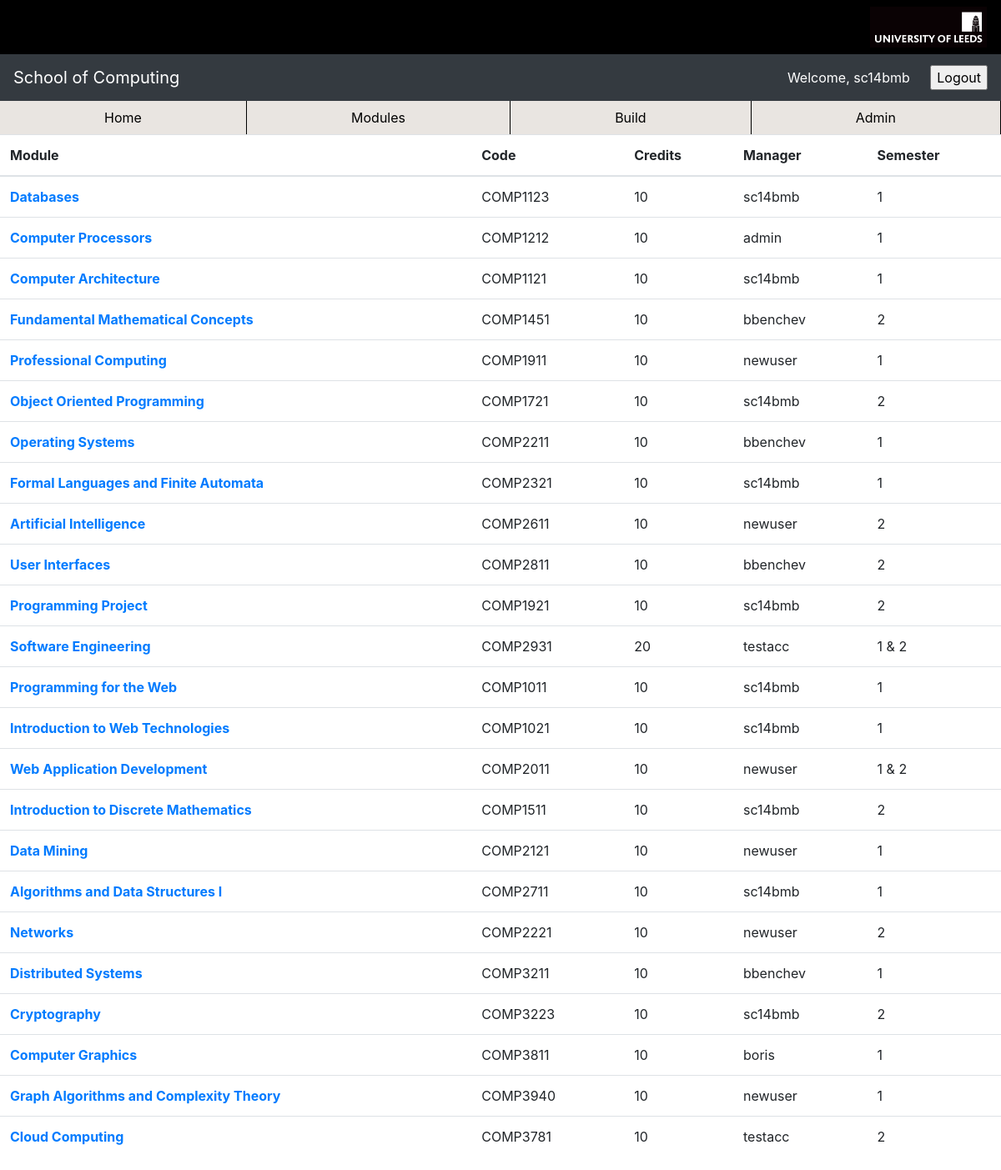
Page /modules/ (signed in) on the committed database.
### builder/models.py (models this page shows, shortened)
class Module(models.Model):
    COMPULSORY = "C"
    OPTIONAL = "O"
    DISCOVERY = "D"
    MODULE_TYPES = (
        (COMPULSORY, "Compulsory"),
        (OPTIONAL, "Optional"),
        (DISCOVERY, "Discovery")
    )
    SEMESTERS = (
        ("1", "1"),
        ("2", "2"),
        ("1 & 2", "1 & 2")
    )
    title = models.CharField(max_length=100)
    code = models.CharField(max_length=15)
    credits = models.CharField(max_length=2, default="10")
    manager = models.ForeignKey(User, on_delete=models.CASCADE, default="00")
    taught_semester = models.CharField(max_length=5, choices=SEMESTERS, default=SEMESTERS[0])
    module_type = models.CharField(max_length=1, choices=MODULE_TYPES,
        default=COMPULSORY, blank=False)
    level = models.CharField(max_length=1)
    prerequisites = models.ManyToManyField('self', symmetrical=False,
        related_name='is_prerequisite_of', blank=True, limit_choices_to=Q(level='1') | Q(level='2'))

### builder/views.py (the view)
# urls.py: path('modules/', views.get_modules, name="modules"),
def get_modules(request):
    context = {"modules": Module.objects.all()}
    return render(request, "modules.html", context)

### templates/modules.html (shortened to what this page needs)
{% extends "base.html" %}
{% block content %}
<table class="table">
  <thead>
    <tr>
      <th scope="col">Module</th>
      <th scope="col">Code</th>
      <th scope="col">Credits</th>
      <th scope="col">Manager</th>
      <th scope="col">Semester</th>
    </tr>
  </thead>
  <tbody>
  {% for module in modules %}
    <tr>
      <th scope="row"><a href="/modules/{{module.id}}">{{module.title}}</a></th>
      <td>{{module.code}}</td>
      <td>{{module.credits}}</td>
      <td>{{module.manager}}</td>
      <td>{{module.taught_semester}}</td>
    </tr>
  {% endfor %}
  </tbody>
</table>
{% endblock %}

### templates/base.html (shortened to what this page needs)
<!DOCTYPE html>
<html lang="en">
<head>
  <link rel="stylesheet" href="https://maxcdn.bootstrapcdn.com/bootstrap/4.0.0/css/bootstrap.min.css">
  {% load static %}
  <link rel="stylesheet" href="{% static 'css/styles.css' %}">
  <link rel="stylesheet" href="{% static 'css/builder.css' %}">
</head>
<body>
  <ul class="nav justify-content-end" style="background: black;">
  <li class="nav-item">
    <a class="nav-link" href="http://www.leeds.ac.uk">
        <img src="{% static 'images/uol_logo.png' %}" width="140" alt="University of Leeds">
    </a>
  </ul>
  <nav class="navbar navbar-dark bg-dark">
    <a class="navbar-brand" href="{% url 'home' %}">School of Computing</a>
    {% if user.is_authenticated %}
    <form class="logout-button" action="{% url 'logout' %}" method="post">
      <p class="greeting"> Welcome, {{user.username}} </p>
      <input type="submit" value="Logout">
    </form>
    {% else %}
    <form class="logout-button" action="{% url 'index' %}" method="post">
      {% csrf_token %}
      <input type="submit" value="Login">
    </form>
    {% endif %}
  </nav>
  <ul class="nav nav-pills nav-fill" style="background: #e9e5e1;">
    <li class="nav-item">
      <a class="nav-link" href="{% url 'home' %}">Home</a>
    </li>
    <li class="nav-item">
      <a class="nav-link" href="{% url 'modules' %}">Modules</a>
    </li>
    <li class="nav-item">
      <a class="nav-link" href="{% url 'build' %}">Build</a>
    </li>
    <li class="nav-item">
      <a class="nav-link" href="/admin">Admin</a>
    </li>
  </ul>
  {% block content %}
  {% endblock %}
</body>
</html>

### builder/static/css/styles.css (style rules this page uses)
.nav-item { border-right: 1px solid black; }
.nav-link { color: black; }
.greeting { color: #fff; display: inline; margin-right: 20px; }

### rows in the picture
Module: title "Databases", code "COMP1123", credits "10", manager "sc14bmb", taught_semester "1"
Module: title "Computer Processors", code "COMP1212", credits "10", manager "admin", taught_semester "1"
Module: title "Computer Architecture", code "COMP1121", credits "10", manager "sc14bmb", taught_semester "1"
Module: title "Fundamental Mathematical Concepts", code "COMP1451", credits "10", manager "bbenchev", taught_semester "2"
Module: title "Professional Computing", code "COMP1911", credits "10", manager "newuser", taught_semester "1"
Module: title "Object Oriented Programming", code "COMP1721", credits "10", manager "sc14bmb", taught_semester "2"
Module: title "Operating Systems", code "COMP2211", credits "10", manager "bbenchev", taught_semester "1"
Module: title "Formal Languages and Finite Automata", code "COMP2321", credits "10", manager "sc14bmb", taught_semester "1"
Module: title "Artificial Intelligence", code "COMP2611", credits "10", manager "newuser", taught_semester "2"
Module: title "User Interfaces", code "COMP2811", credits "10", manager "bbenchev", taught_semester "2"
Module: title "Programming Project", code "COMP1921", credits "10", manager "sc14bmb", taught_semester "2"
Module: title "Software Engineering", code "COMP2931", credits "20", manager "testacc", taught_semester "1 & 2"
Module: title "Programming for the Web", code "COMP1011", credits "10", manager "sc14bmb", taught_semester "1"
Module: title "Introduction to Web Technologies", code "COMP1021", credits "10", manager "sc14bmb", taught_semester "1"
Module: title "Web Application Development", code "COMP2011", credits "10", manager "newuser", taught_semester "1 & 2"
Module: title "Introduction to Discrete Mathematics", code "COMP1511", credits "10", manager "sc14bmb", taught_semester "2"
Module: title "Data Mining", code "COMP2121", credits "10", manager "newuser", taught_semester "1"
Module: title "Algorithms and Data Structures I", code "COMP2711", credits "10", manager "sc14bmb", taught_semester "1"
Module: title "Networks", code "COMP2221", credits "10", manager "newuser", taught_semester "2"
Module: title "Distributed Systems", code "COMP3211", credits "10", manager "bbenchev", taught_semester "1"
Module: title "Cryptography", code "COMP3223", credits "10", manager "sc14bmb", taught_semester "2"
Module: title "Computer Graphics", code "COMP3811", credits "10", manager "boris", taught_semester "1"
Module: title "Graph Algorithms and Complexity Theory", code "COMP3940", credits "10", manager "newuser", taught_semester "1"
Module: title "Cloud Computing", code "COMP3781", credits "10", manager "testacc", taught_semester "2"

### other values in the picture
{{ user.username }} "sc14bmb"
